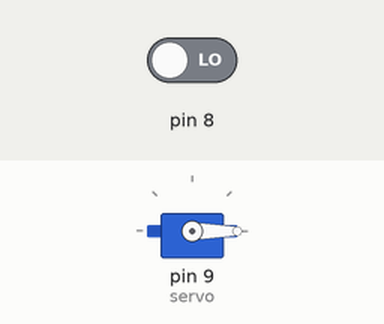
A sketch run on a simulated Arduino Uno, built with avr-gcc and run on an emulated ATmega328P. Shown: servo. The test bench sets the inputs (shaded band); at power-on: pin 8 LOW.

Above: at 1.2 s.
1.3 s: pin 8 driven HIGH
At 2.1 s:
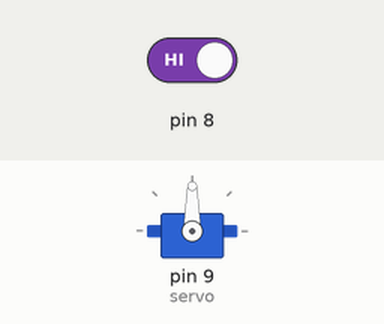
4.3 s: pin 8 driven LOW
At 5.9 s:
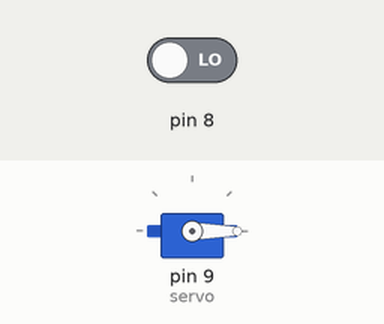
Timing chart, 0 to 7.4 s (numbered marks = the images above; inputs shaded):
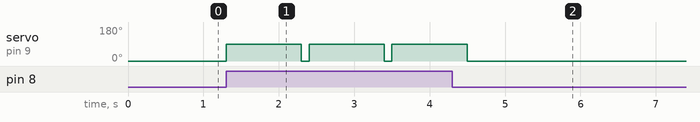

Measured:
- after the input at 1.3 s, servo on pin 9 (servo): alternates 90° for 1.0 s and 0° for 0.10 s, starting at once
- after the input at 4.3 s, servo on pin 9 (servo): goes on until 4.5 s, then stays 0°

The sketch:

braco_mecanico_maca.ino
```cpp
#include <Servo.h>

Servo servo;

void setup() {
  servo.attach(9);
  servo.write(0);
  pinMode(8, INPUT);
  digitalWrite(8, LOW);
}

void loop() {
 if (digitalRead(8)==HIGH){
    servo.write(90);
    delay(1000);
    servo.write(0);
 }
 delay(100);
}
```
